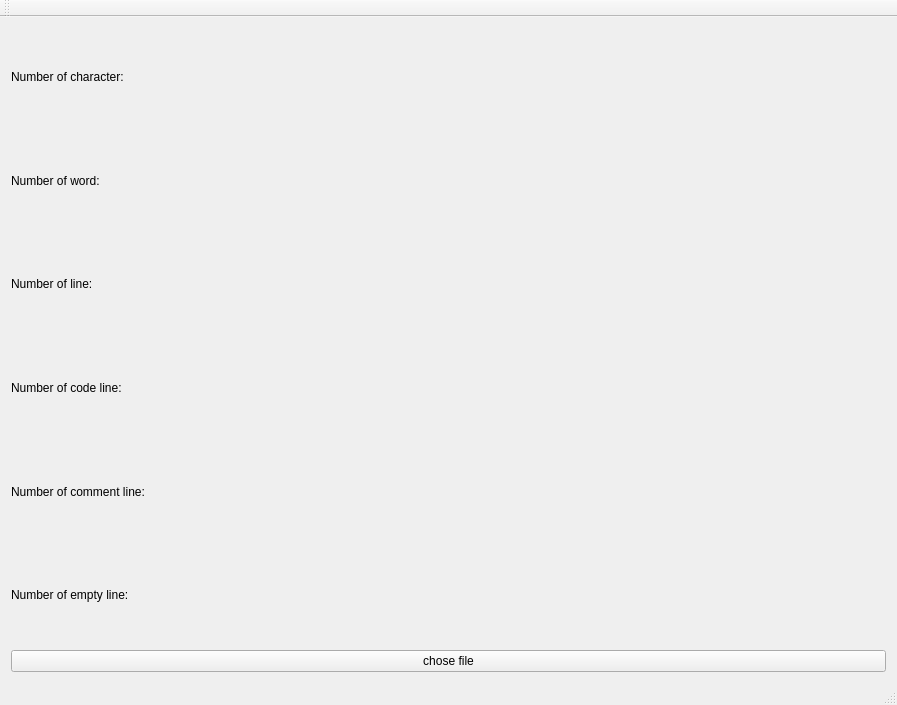
<?xml version="1.0" encoding="UTF-8"?>
<ui version="4.0">
 <class>QtGuiApplication1Class</class>
 <widget class="QMainWindow" name="QtGuiApplication1Class">
  <property name="geometry">
   <rect>
    <x>0</x>
    <y>0</y>
    <width>897</width>
    <height>705</height>
   </rect>
  </property>
  <property name="windowTitle">
   <string>WordCount</string>
  </property>
  <widget class="QWidget" name="centralWidget">
   <property name="enabled">
    <bool>true</bool>
   </property>
   <property name="autoFillBackground">
    <bool>false</bool>
   </property>
   <layout class="QVBoxLayout" name="verticalLayout_2">
    <item>
     <layout class="QVBoxLayout" name="verticalLayout">
      <item>
       <layout class="QHBoxLayout" name="h_layout_char">
        <item>
         <widget class="QLabel" name="label_char">
          <property name="text">
           <string>Number of character:</string>
          </property>
         </widget>
        </item>
        <item>
         <widget class="QLabel" name="char_count">
          <property name="text">
           <string/>
          </property>
         </widget>
        </item>
       </layout>
      </item>
      <item>
       <layout class="QHBoxLayout" name="h_layout_word">
        <item>
         <widget class="QLabel" name="label_word">
          <property name="text">
           <string>Number of word:</string>
          </property>
         </widget>
        </item>
        <item>
         <widget class="QLabel" name="word_count">
          <property name="text">
           <string/>
          </property>
         </widget>
        </item>
       </layout>
      </item>
      <item>
       <layout class="QHBoxLayout" name="h_layout_line">
        <item>
         <widget class="QLabel" name="label_line">
          <property name="text">
           <string>Number of line:</string>
          </property>
         </widget>
        </item>
        <item>
         <widget class="QLabel" name="line_count">
          <property name="text">
           <string/>
          </property>
         </widget>
        </item>
       </layout>
      </item>
      <item>
       <layout class="QHBoxLayout" name="h_layout_codeline">
        <item>
         <widget class="QLabel" name="label_codeline">
          <property name="text">
           <string>Number of code line:</string>
          </property>
         </widget>
        </item>
        <item>
         <widget class="QLabel" name="codeline_count">
          <property name="text">
           <string/>
          </property>
         </widget>
        </item>
       </layout>
      </item>
      <item>
       <layout class="QHBoxLayout" name="h_layout_commentline">
        <item>
         <widget class="QLabel" name="label_commentline">
          <property name="text">
           <string>Number of comment line:</string>
          </property>
         </widget>
        </item>
        <item>
         <widget class="QLabel" name="commnetline_count">
          <property name="text">
           <string/>
          </property>
         </widget>
        </item>
       </layout>
      </item>
      <item>
       <layout class="QHBoxLayout" name="h_layout_emptyline">
        <item>
         <widget class="QLabel" name="label_emptyline">
          <property name="text">
           <string>Number of empty line:</string>
          </property>
         </widget>
        </item>
        <item>
         <widget class="QLabel" name="emptyline_count">
          <property name="text">
           <string/>
          </property>
         </widget>
        </item>
       </layout>
      </item>
      <item>
       <layout class="QVBoxLayout" name="v_layout_chosefile">
        <item>
         <widget class="QPushButton" name="chose_file_button">
          <property name="text">
           <string>chose file</string>
          </property>
         </widget>
        </item>
       </layout>
      </item>
     </layout>
    </item>
   </layout>
  </widget>
  <widget class="QMenuBar" name="menuBar">
   <property name="geometry">
    <rect>
     <x>0</x>
     <y>0</y>
     <width>897</width>
     <height>26</height>
    </rect>
   </property>
  </widget>
  <widget class="QToolBar" name="mainToolBar">
   <attribute name="toolBarArea">
    <enum>TopToolBarArea</enum>
   </attribute>
   <attribute name="toolBarBreak">
    <bool>false</bool>
   </attribute>
  </widget>
  <widget class="QStatusBar" name="statusBar"/>
 </widget>
 <layoutdefault spacing="6" margin="11"/>
 <resources>
  <include location="QtGuiApplication1.qrc"/>
 </resources>
 <connections/>
</ui>
